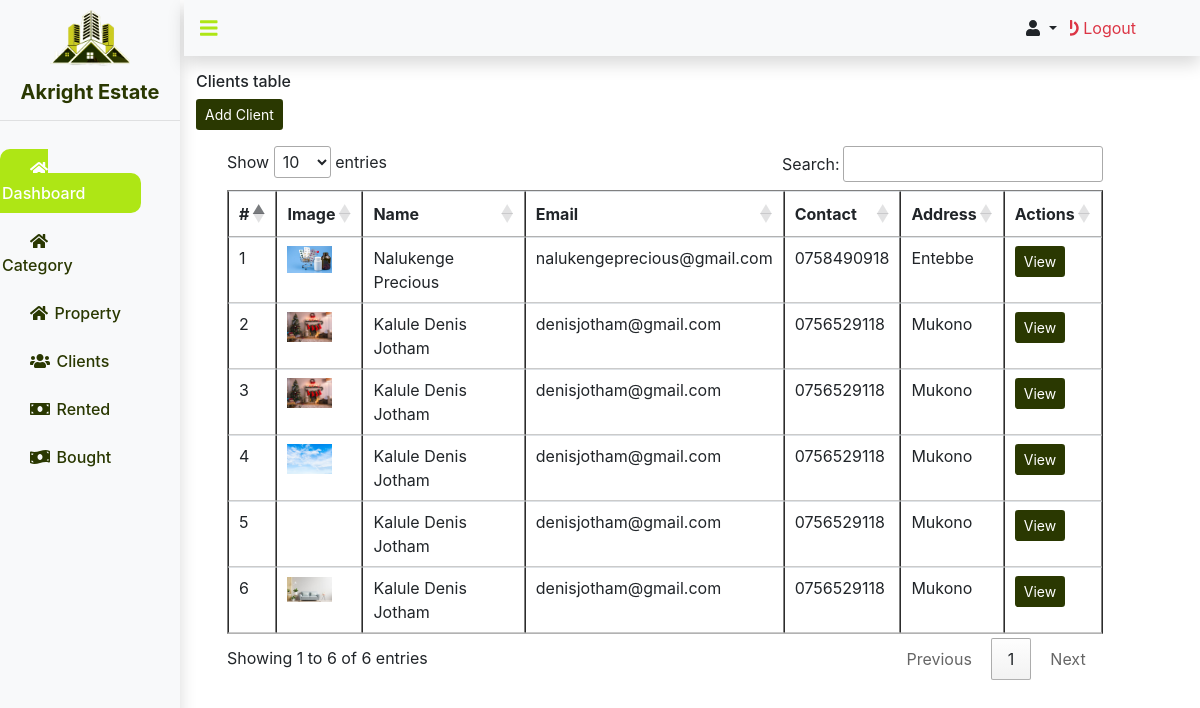
Page /admin/clients.php (signed in) on the committed database.
### tables this page shows
CREATE TABLE `client_table` (
  `id` int(11) NOT NULL,
  `fname` varchar(50) NOT NULL,
  `lname` varchar(50) NOT NULL,
  `email` varchar(50) NOT NULL,
  `contact` varchar(15) NOT NULL,
  `address` varchar(100) NOT NULL,
  `password` varchar(255) NOT NULL,
  `image_url` varchar(100) NOT NULL,
  `creation_date` timestamp NOT NULL DEFAULT current_timestamp() ON UPDATE current_timestamp()
);

### admin/clients.php (the view, shortened to what this page needs)
<?php
include('includes/header.php');
?>
<main class="main">
    <?php
        include('includes/sidebar.php');
    ?>
    <div class="content">
        <?php  include('includes/navbar.php');?>
        <div class="inner-content m-3">
            <div class="header">
                <h6>Clients table </h6>
                <a href="#add-client" class="btn btn-sm text-white" style="background-color:  #2a3801;" data-toggle="modal">Add Client</a>
            </div>
            <div class="table m-3 col-lg-11">
                <table class="table" id="table" border="1">
                    <thead>
                        <tr>
                            <th>#</th>
                            <th>Image</th>
                            <th>Name</th>
                            <th>Email</th>
                            <th>Contact</th>
                            <th>Address</th>
                            <th>Actions</th>
                        </tr>
                    </thead>
                    <tbody>
                    <?php
                        $client = $conn->query("select * from client_table");
                        while($row = $client->fetch_assoc())
                        {
                            ?>
                                <tr>
                                    <td scope="row"><?= $row['id'] ?></td>
                                    <td scope="row"><img src="../uploads/<?= $row['image_url']?>" alt="" width="45" /></td>
                                    <td><?= $row['lname'].' '.$row['fname'] ?></td>
                                    <td><?= $row['email'] ?></td>
                                    <td><?= $row['contact'] ?></td>
                                    <td><?= $row['address'] ?></td>
                                    <td>
                                        <a href="#view-client<?= $row['id'] ?>" class="btn btn-sm text-white" data-toggle="modal" style="background-color:  #2a3801;">View</a>
                                    </td>
                                </tr>
                            <?php
                        }
                        ?>
                    </tbody>
                </table>
            </div>
        </div>
    </div>
</main>
<?php  include('includes/footer.php');?>

### admin/includes/style.css (style rules this page uses)
* { margin: 0; padding: 0; box-sizing: border-box; }
.main { display: flex; }
.content { width: 85%; }
.inner-content { overflow: hidden; height: 90vh; overflow-y: scroll; }

### rows in the picture
client_table: id "1", image_url (picture), lname "Nalukenge", fname "Precious", email "nalukengeprecious@gmail.com", contact "0758490918", address "Entebbe"
client_table: id "2", image_url (picture), lname "Kalule", fname "Denis Jotham", email "denisjotham@gmail.com", contact "0756529118", address "Mukono"
client_table: id "3", image_url (picture), lname "Kalule", fname "Denis Jotham", email "denisjotham@gmail.com", contact "0756529118", address "Mukono"
client_table: id "4", image_url (picture), lname "Kalule", fname "Denis Jotham", email "denisjotham@gmail.com", contact "0756529118", address "Mukono"
client_table: id "5", lname "Kalule", fname "Denis Jotham", email "denisjotham@gmail.com", contact "0756529118", address "Mukono"
client_table: id "6", image_url (picture), lname "Kalule", fname "Denis Jotham", email "denisjotham@gmail.com", contact "0756529118", address "Mukono"
